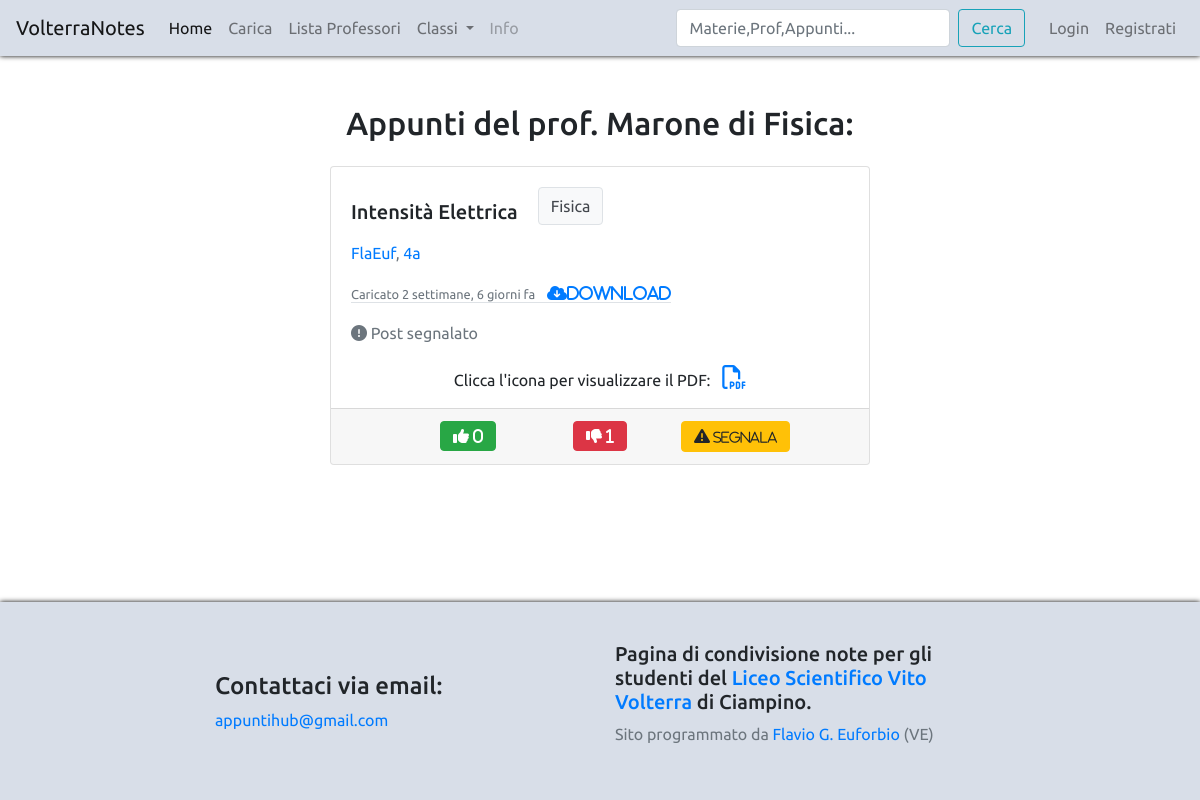
Screenshot of /notes/Marone/Fisica/notes-prof-subject/ with the database file from the repository.
### content/models.py (models this page shows, shortened)
class Professore(models.Model):
    nome = models.CharField(max_length=60)
    cognome = models.CharField(max_length=60)
    materie = models.ManyToManyField(Materia)
    classi = models.ManyToManyField(Classe, blank=True, related_name="profs")
    class Meta:
        verbose_name = "Professore"
        verbose_name_plural = "Professori"

class Materia(models.Model):
    nome = models.CharField(max_length=60)
    classi = models.ManyToManyField(Classe)
    def __str__(self):
        return self.nome
    class Meta:
        verbose_name = "Materia"
        verbose_name_plural = "Materie"

class Nota(models.Model):
    titolo = models.CharField(max_length=60)
    professore = models.ForeignKey(Professore, on_delete=models.CASCADE)
    materia = models.ForeignKey(Materia, on_delete=models.CASCADE)
    classe = models.ForeignKey(Classe, on_delete=models.CASCADE, null=True)
    studente = models.ForeignKey("core.CustomUser", on_delete=models.CASCADE, related_name="appunti", blank=True, null=True)
    immagine = models.ImageField(upload_to="notes/", validators=[validate_ext_image], blank=True)
    file_pdf = models.FileField(upload_to='pdf/', validators=[validate_ext_pdf], blank=True)
    file_audio = models.FileField(upload_to="audio/", validators=[validate_ext_audio], blank=True)
    data_pubblicazione = models.DateTimeField(auto_now_add=True)
    utile = models.IntegerField(default=0)
    non_utile = models.IntegerField(default=0)
    votanti = models.ManyToManyField("core.CustomUser", blank=True, related_name="note_votate")
    segnalanti = models.ManyToManyField("core.CustomUser", blank=True, related_name="note_segnalate")
    class Meta:
        verbose_name = "Nota"
        verbose_name_plural = "Note"

class Classe(models.Model):
    grado = models.IntegerField()
    def __str__(self):
        return str(self.grado)+"a"
    class Meta:
        verbose_name = "Classe"
        verbose_name_plural = "Classi"

### core/models.py (models this page shows, shortened)
class CustomUser(AbstractUser):
    USERNAME_FIELD = 'email'
    classe = models.ForeignKey(Classe, on_delete=models.CASCADE, null=True)
    profile_image = models.ImageField(upload_to="profile_pics", null=True, blank=True)
    email = models.EmailField(unique=True, validators=[validate_email])
    val_pos = models.IntegerField(default=0)
    val_neg = models.IntegerField(default=0)
    REQUIRED_FIELDS = []

### content/views.py (the view)
# urls.py: path("<str:prof>/<str:subject>/notes-prof-subject/", notes_by_prof_subject, name="notes_by_prof_subject"),
def notes_by_prof_subject(request, prof, subject):
    notes = Nota.objects.filter(professore__cognome=prof, materia__nome=subject).order_by('-data_pubblicazione')
    paginator = Paginator(notes, 10)
    page_number = request.GET.get('page')
    page_obj = paginator.get_page(page_number)
    context = {"page_obj":page_obj, "prof":prof, "subject":subject}
    return render(request, "notes_by_prof_subject.html", context)

### content/templates/notes_by_prof_subject.html (shortened to what this page needs)
{% extends 'base.html' %}
{% block content %}
  <h2 align="center" class="mb-4">Appunti del prof. {{prof}} di {{subject}}:</h2>
  {% include 'notes_filter.html' %}
{% endblock %}

### content/templates/notes_filter.html (shortened to what this page needs)
{% for nota in page_obj %}
  <div class="row justify-content-center">
    <div class="col-md-6 col-sm-8">
      <div class="card mx-auto mb-3">
        <div class="card-body">
          <h5 class="card-title d-inline">{{nota.titolo}}</h5><p class="btn btn-light border note_subject"><a href="{% url 'notes_by_subject' subject=nota.materia %}" style="color:#43474d; text-decoration: none;">{{nota.materia.nome}}</a></p>
          <p class="text-muted"><a href="{% url 'other_profiles' user_pk=nota.studente.pk %}">{{nota.studente.username}}</a>, <a href="{% url 'notes_by_year' year=nota.classe %}">{{nota.classe}}</a></p>
          <p class="card-text d-inline border-bottom"><small class="text-muted">Caricato {{nota.data_pubblicazione | timesince}} fa</small>
            {% if nota.file_pdf %}
              <a class="ml-2" href="{{nota.file_pdf.url}}" download>
                <i class="fas fa-cloud-download-alt">Download</i>
              </a>
            {% endif %}
          </p>
          {% if nota.segnalazioni.all %}
            <p style="cursor:pointer;" class="text-muted mb-0 mt-3 btn-btn-danger" data-toggle="modal" data-target="#{{forloop.counter}}"><i class="fas fa-exclamation-circle"></i>  Post segnalato</p>
          {% endif %}
        </div>
        {% if nota.file_pdf %}
          <p align="center">Clicca l'icona per visualizzare il PDF: <a href="{{nota.file_pdf.url}}"><i class="far fa-file-pdf ml-2"></i></a></p>
        {% endif %}
        <div class="card-footer">
          <div class="row justify-content-center">
            <div class="col-3 text-center">
              <a href="{% url 'upvote' nota_pk=nota.pk %}?next={{request.path}}" class="btn btn-success"><i class="fas fa-thumbs-up"> {{nota.utile}}</i></a>
            </div>
            <div class="col-3 text-center">
              <a href="{% url 'downvote' nota_pk=nota.pk %}?next={{request.path}}" class="btn btn-danger"><i class="fas fa-thumbs-down"> {{nota.non_utile}}</i></a>
            </div>
            <div class="col-3 text-center">
              <a href="{% url 'form_segnalazione' nota_pk=nota.pk %}" class="btn btn-warning"><i class="fas fa-exclamation-triangle"><small>  Segnala</small></i></a>
            </div>
          </div>
        </div>
      </div>
      {% load index %}
    </div>
  </div>
{% empty %}
  <p align="center" class="text-muted">Non è stato trovato alcun appunto che fa al caso tuo, ci spiace...</p>
{% endfor %}

### templates/base.html (style rules this page uses)
body { font-family: 'Ubuntu', sans-serif; }
.note_subject { margin-left: 20px; display: inline-block; }
.fa-file-pdf { font-size: 24px; }

### rows the page displays
Professore: cognome "Marone"
Materia: nome "Fisica"
Nota: titolo "Intensità Elettrica", materia.nome "Fisica", studente.username "FlaEuf", classe "4a", data_pubblicazione "2 settimane, 6 giorni", utile "0", non_utile "1"
